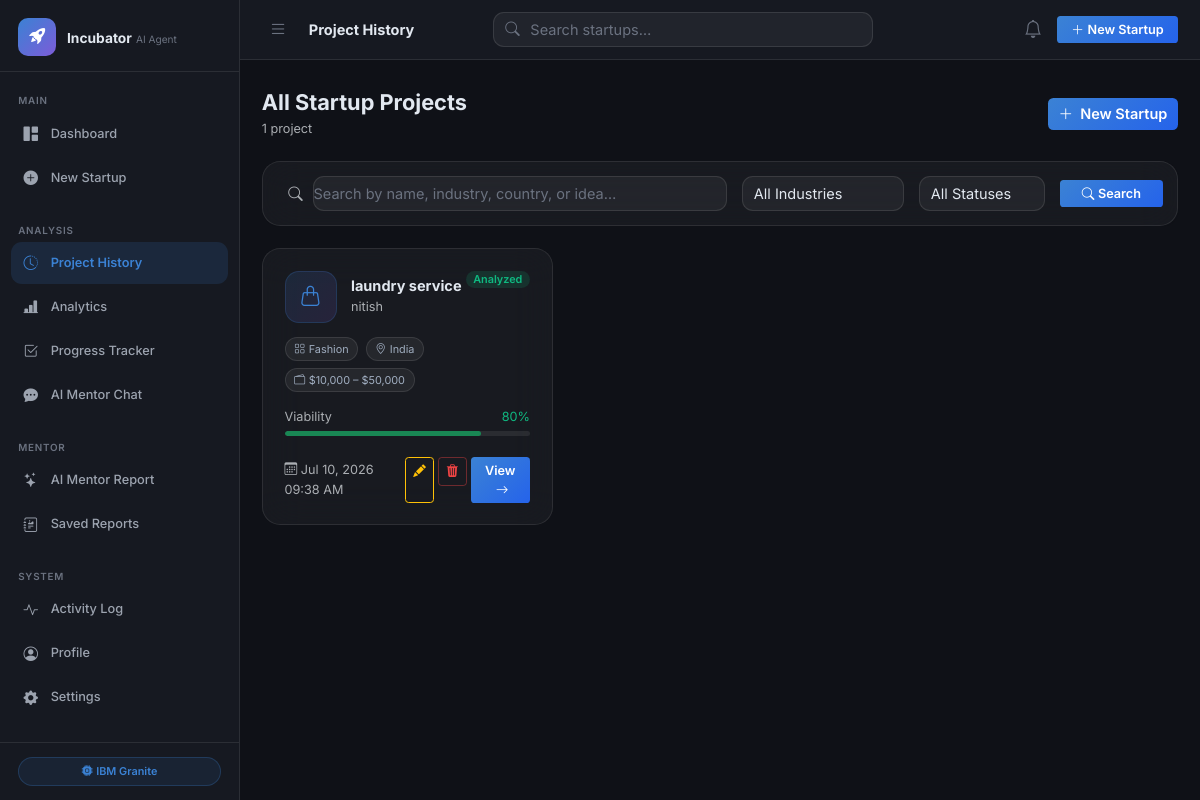
Before: /history with the older database file.
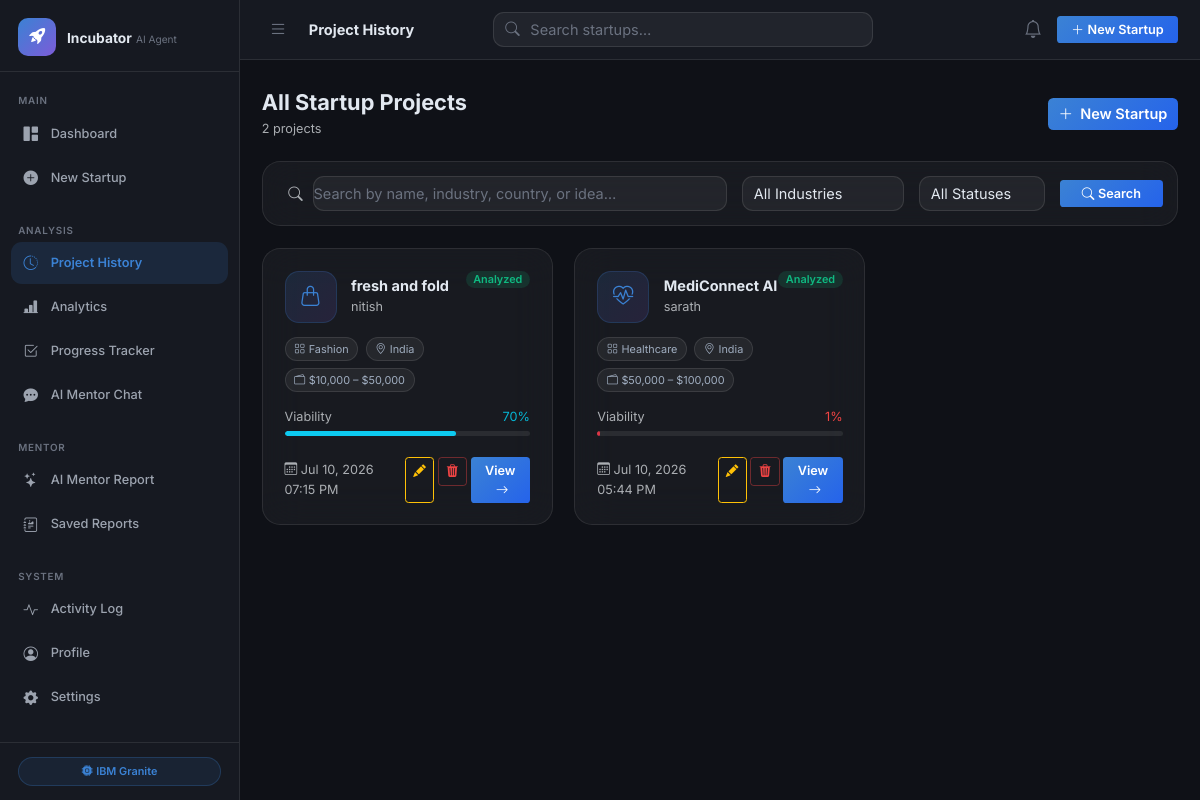
After: the same page with the newer database file.
### tables this page shows
CREATE TABLE startup_projects (
            id               INTEGER PRIMARY KEY AUTOINCREMENT,
            user_id          INTEGER NOT NULL DEFAULT 1,
            startup_name     TEXT    NOT NULL,
            founder_name     TEXT    NOT NULL,
            country          TEXT    NOT NULL,
            industry         TEXT    NOT NULL,
            budget           TEXT    NOT NULL,
            target_audience  TEXT    NOT NULL,
            business_goal    TEXT    NOT NULL,
            idea_description TEXT    NOT NULL,
            status           TEXT    NOT NULL DEFAULT 'pending',
            stage            TEXT    NOT NULL DEFAULT 'idea',
            created_at       TEXT    DEFAULT (datetime('now')),
            updated_at       TEXT    DEFAULT (datetime('now')), currency TEXT NOT NULL DEFAULT 'USD',
            FOREIGN KEY (user_id) REFERENCES users(id)
        );

CREATE TABLE reports (
            id              INTEGER PRIMARY KEY AUTOINCREMENT,
            project_id      INTEGER NOT NULL,
            report_type     TEXT    NOT NULL DEFAULT 'full_analysis',
            content         TEXT    NOT NULL,
            viability_score INTEGER DEFAULT 0,
            market_score    INTEGER DEFAULT 0,
            innovation_score INTEGER DEFAULT 0,
            execution_score INTEGER DEFAULT 0,
            created_at      TEXT    DEFAULT (datetime('now')),
            FOREIGN KEY (project_id) REFERENCES startup_projects(id)
        );

### routes/main.py (the view)
@main_bp.route("/history")
def history():
    app = current_app._get_current_object()
    q = request.args.get("q", "").strip()
    industry_filter = request.args.get("industry", "").strip()
    status_filter = request.args.get("status", "").strip()
    startups = search_startups(app, q=q, industry=industry_filter, status=status_filter)
    reports_map: dict[int, dict] = {}
    for r in get_all_reports(app):
        pid = r["project_id"]
        if pid not in reports_map:
            reports_map[pid] = r
    enriched = []
    for s in startups:
        report = reports_map.get(s["id"])
        enriched.append({
            **s,
            "icon": industry_icon(s["industry"]),
            "created_at_fmt": format_datetime(s["created_at"]),
            "report": report,
            "viability_label": score_label(report["viability_score"]) if report else "—",
            "viability_color": score_color(report["viability_score"]) if report else "secondary",
        })
    from utils.constants import INDUSTRIES
    return render_template(
        "history.html",
        startups=enriched,
        q=q,
        industry_filter=industry_filter,
        status_filter=status_filter,
        industries=INDUSTRIES,
    )

### database/db.py (called while the page is built)
def get_db(app):
    if "db" not in g:
        db_path = app.config["DATABASE_PATH"]
        os.makedirs(os.path.dirname(db_path), exist_ok=True)
        g.db = sqlite3.connect(db_path, detect_types=sqlite3.PARSE_DECLTYPES)
        g.db.row_factory = sqlite3.Row
        g.db.execute("PRAGMA journal_mode=WAL;")
        g.db.execute("PRAGMA foreign_keys=ON;")
    return g.db

### models/report.py (called while the page is built)
def get_all_reports(app) -> list:
    db = get_db(app)
    rows = db.execute(
        """
        SELECT r.*, sp.startup_name, sp.industry
        FROM reports r
        JOIN startup_projects sp ON r.project_id = sp.id
        ORDER BY r.created_at DESC
        """
    ).fetchall()
    return [dict(r) for r in rows]

### models/startup.py (called while the page is built, shortened)
def search_startups(app, q: str = "", industry: str = "", status: str = "") -> list:
    db = get_db(app)
    conditions = []
    params: list = []
    if industry:
        conditions.append("industry = ?")
        params.append(industry)
    if status:
        conditions.append("status = ?")
        params.append(status)
    where = ("WHERE " + " AND ".join(conditions)) if conditions else ""
    rows = db.execute(
        f"SELECT * FROM startup_projects {where} ORDER BY created_at DESC",
        params,
    ).fetchall()
    return [dict(r) for r in rows]

### utils/helpers.py (called while the page is built)
def format_datetime(dt_string: str, fmt: str = "%b %d, %Y %I:%M %p") -> str:
    try:
        dt = datetime.strptime(dt_string, "%Y-%m-%d %H:%M:%S")
        return dt.strftime(fmt)
    except (ValueError, TypeError):
        return dt_string or "—"

def score_label(score: int) -> str:
    if score >= 80:
        return "Excellent"
    if score >= 65:
        return "Good"
    if score >= 50:
        return "Fair"
    return "Needs Work"

def score_color(score: int) -> str:
    if score >= 80:
        return "success"
    if score >= 65:
        return "info"
    if score >= 50:
        return "warning"
    return "danger"

def industry_icon(industry: str) -> str:
    return INDUSTRY_ICONS.get(industry, "bi-grid")

### templates/history.html (shortened to what this page needs)
{% extends "base.html" %}
{% block page_title %}Project History{% endblock %}
{% block content %}
<div class="d-flex align-items-center justify-content-between mb-4 flex-wrap gap-3">
  <div>
    <h4 class="fw-700 mb-1">All Startup Projects</h4>
    <p class="text-muted mb-0 small">{{ startups | length }} project{{ 's' if startups | length != 1 }}</p>
  </div>
  <a href="{{ url_for('startup.create') }}" class="btn btn-primary">
    <i class="bi bi-plus-lg me-1"></i> New Startup
  </a>
</div>
<form method="GET" action="{{ url_for('main.history') }}" class="glass p-3 mb-4">
  <div class="d-flex gap-3 flex-wrap align-items-center">
    <div class="flex-grow-1">
      <div class="input-group">
        <span class="input-group-text bg-transparent border-0">
          <i class="bi bi-search text-muted"></i>
        </span>
        <input type="text" class="form-control glass-input border-0 ps-0"
               name="q" value="{{ q }}" placeholder="Search by name, industry, country, or idea…" />
      </div>
    </div>
    <select class="form-select glass-input w-auto" name="industry">
      <option value="">All Industries</option>
    </select>
    <select class="form-select glass-input w-auto" name="status">
      <option value="">All Statuses</option>
    </select>
    <button type="submit" class="btn btn-primary btn-sm px-4">
      <i class="bi bi-search me-1"></i>Search
    </button>
  </div>
</form>
{% if startups %}
<div class="row g-4" id="historyGrid">
  {% for s in startups %}
  <div class="col-md-6 col-xl-4 history-item"
       data-name="{{ s.startup_name | lower }}"
       data-industry="{{ s.industry | lower }}"
       data-country="{{ s.country | lower }}"
       data-status="{{ s.status }}">
    <div class="project-card glass h-100 p-4">
      <div class="d-flex align-items-start justify-content-between mb-3">
        <div class="d-flex align-items-center gap-3">
          <div class="startup-icon-md">
            <i class="bi {{ s.icon }}"></i>
          </div>
          <div>
            <h6 class="fw-700 mb-0 text-truncate" style="max-width:180px">{{ s.startup_name }}</h6>
            <small class="text-muted">{{ s.founder_name }}</small>
          </div>
        </div>
        <span class="badge badge-status-{{ s.status }}">{{ s.status | title }}</span>
      </div>
      <div class="d-flex flex-wrap gap-2 mb-3">
        <span class="tag-pill"><i class="bi bi-grid me-1"></i>{{ s.industry }}</span>
        <span class="tag-pill"><i class="bi bi-geo-alt me-1"></i>{{ s.country }}</span>
        <span class="tag-pill"><i class="bi bi-wallet2 me-1"></i>{{ s.budget }}</span>
      </div>
      {% if s.report %}
      <div class="score-row mb-3">
        <div class="d-flex justify-content-between mb-1">
          <small class="text-muted">Viability</small>
          <small class="text-{{ s.viability_color }}">{{ s.report.viability_score }}%</small>
        </div>
        <div class="progress score-progress">
          <div class="progress-bar bg-{{ s.viability_color }}"
               style="width:{{ s.report.viability_score }}%"></div>
        </div>
      </div>
      {% endif %}
      <div class="d-flex align-items-center justify-content-between mt-auto pt-2">
        <small class="text-muted">
          <i class="bi bi-calendar3 me-1"></i>{{ s.created_at_fmt }}
        </small>
        <div class="d-flex gap-1">
          <a href="{{ url_for('startup.edit', project_id=s.id) }}"
             class="btn btn-outline-warning btn-sm" title="Edit">
            <i class="bi bi-pencil-fill"></i>
          </a>
          <form method="POST" action="{{ url_for('startup.delete', project_id=s.id) }}" class="d-inline"
                onsubmit="return confirm('Delete this startup?')">
            <button type="submit" class="btn btn-outline-danger btn-sm" title="Delete">
              <i class="bi bi-trash3-fill"></i>
            </button>
          </form>
          <a href="{{ url_for('startup.detail', project_id=s.id) }}"
             class="btn btn-primary btn-sm px-3">
            View <i class="bi bi-arrow-right ms-1"></i>
          </a>
        </div>
      </div>
    </div>
  </div>
  {% endfor %}
</div>
{% endif %}
{% endblock %}

### templates/base.html (shortened to what this page needs)
<!DOCTYPE html>
<html lang="en" data-bs-theme="dark">
<head>
  <link rel="stylesheet" href="https://cdn.jsdelivr.net/npm/bootstrap@5.3.3/dist/css/bootstrap.min.css" />
  <link rel="stylesheet" href="https://cdn.jsdelivr.net/npm/bootstrap-icons@1.11.3/font/bootstrap-icons.min.css" />
  <link rel="stylesheet" href="{{ url_for('static', filename='css/main.css') }}" />
</head>
<body>
<div class="sidebar" id="sidebar">
  <div class="sidebar-brand">
    <div class="brand-icon">
      <i class="bi bi-rocket-takeoff-fill"></i>
    </div>
    <div class="brand-text">
      <span class="brand-name">Incubator</span>
      <span class="brand-sub">AI Agent</span>
    </div>
  </div>
  <nav class="sidebar-nav">
    <div class="nav-section-label">MAIN</div>
    <a href="{{ url_for('main.dashboard') }}" class="nav-link {{ 'active' if request.endpoint == 'main.dashboard' }}">
      <i class="bi bi-grid-1x2-fill"></i><span>Dashboard</span>
    </a>
    <a href="{{ url_for('startup.create') }}" class="nav-link {{ 'active' if request.endpoint == 'startup.create' }}">
      <i class="bi bi-plus-circle-fill"></i><span>New Startup</span>
    </a>
    <div class="nav-section-label mt-3">ANALYSIS</div>
    <a href="{{ url_for('main.history') }}" class="nav-link {{ 'active' if request.endpoint == 'main.history' }}">
      <i class="bi bi-clock-history"></i><span>Project History</span>
    </a>
    <a href="{{ url_for('analytics.index') }}" class="nav-link {{ 'active' if request.endpoint == 'analytics.index' }}">
      <i class="bi bi-bar-chart-line-fill"></i><span>Analytics</span>
    </a>
    <a href="{{ url_for('progress.index') }}" class="nav-link {{ 'active' if request.endpoint in ('progress.index','progress.detail') }}">
      <i class="bi bi-check2-square"></i><span>Progress Tracker</span>
    </a>
    <a href="{{ url_for('chat.index') }}" class="nav-link {{ 'active' if request.endpoint in ('chat.index',) }}">
      <i class="bi bi-chat-dots-fill"></i><span>AI Mentor Chat</span>
    </a>
    <div class="nav-section-label mt-3">MENTOR</div>
    <a href="{{ url_for('mentor.index') }}" class="nav-link {{ 'active' if request.endpoint == 'mentor.index' }}">
      <i class="bi bi-stars"></i><span>AI Mentor Report</span>
    </a>
    <a href="{{ url_for('mentor.history') }}" class="nav-link {{ 'active' if request.endpoint == 'mentor.history' }}">
      <i class="bi bi-journal-richtext"></i><span>Saved Reports</span>
    </a>
    <div class="nav-section-label mt-3">SYSTEM</div>
    <a href="{{ url_for('main.activity') }}" class="nav-link {{ 'active' if request.endpoint == 'main.activity' }}">
      <i class="bi bi-activity"></i><span>Activity Log</span>
    </a>
    <a href="{{ url_for('profile.index') }}" class="nav-link {{ 'active' if request.endpoint == 'profile.index' }}">
      <i class="bi bi-person-circle"></i><span>Profile</span>
    </a>
    <a href="{{ url_for('settings.index') }}" class="nav-link {{ 'active' if request.endpoint == 'settings.index' }}">
      <i class="bi bi-gear-fill"></i><span>Settings</span>
    </a>
  </nav>
  <div class="sidebar-footer">
    <div class="ibm-badge">
      <i class="bi bi-cpu-fill me-1"></i>IBM Granite
    </div>
  </div>
</div>
<div class="main-wrapper" id="mainWrapper">
  <header class="topbar">
    <button class="btn btn-icon sidebar-toggle" id="sidebarToggle" aria-label="Toggle sidebar">
      <i class="bi bi-list fs-5"></i>
    </button>
    <div class="topbar-title d-none d-md-block">
      {% block page_title %}Dashboard{% endblock %}
    </div>
    <div class="topbar-search mx-auto d-none d-lg-flex">
      <div class="search-wrap position-relative">
        <i class="bi bi-search search-icon"></i>
        <input type="text" class="form-control glass-input search-input" id="globalSearch"
               placeholder="Search startups…" autocomplete="off" />
      </div>
    </div>
    <div class="topbar-actions ms-auto d-flex align-items-center gap-2">
      <a href="{{ url_for('main.activity') }}" class="btn btn-icon position-relative" title="Activity">
        <i class="bi bi-bell fs-5"></i>
      </a>
      <a href="{{ url_for('startup.create') }}" class="btn btn-primary btn-sm px-3 d-none d-md-flex align-items-center gap-1">
        <i class="bi bi-plus-lg"></i><span>New Startup</span>
      </a>
    </div>
  </header>
  <div class="flash-container px-4 pt-3" id="flashContainer">
  </div>
  <main class="page-content px-4 py-3">
    {% block content %}{% endblock %}
  </main>
</div>
<div class="toast-container position-fixed bottom-0 end-0 p-3" id="toastContainer" style="z-index:9999"></div>
</body>
</html>

Changed rows visible on the page:
removed startup_projects: startup_name "laundry service", founder_name "nitish", status "Analyzed", industry "Fashion", country "India", budget "$10,000 – $50,000", report.viability_score "80", created_at_fmt "Jul 10, 2026 09:38 AM"
added startup_projects: startup_name "fresh and fold", founder_name "nitish", status "Analyzed", industry "Fashion", country "India", budget "$10,000 – $50,000", report.viability_score "70", created_at_fmt "Jul 10, 2026 07:15 PM"
added startup_projects: startup_name "MediConnect AI", founder_name "sarath", status "Analyzed", industry "Healthcare", country "India", budget "$50,000 – $100,000", report.viability_score "1", created_at_fmt "Jul 10, 2026 05:44 PM"
Other visible differences:
{{ startups | length }}: "1" → "2"
{{ 's' if startups | length != 1 }}: (not shown) → "s"
